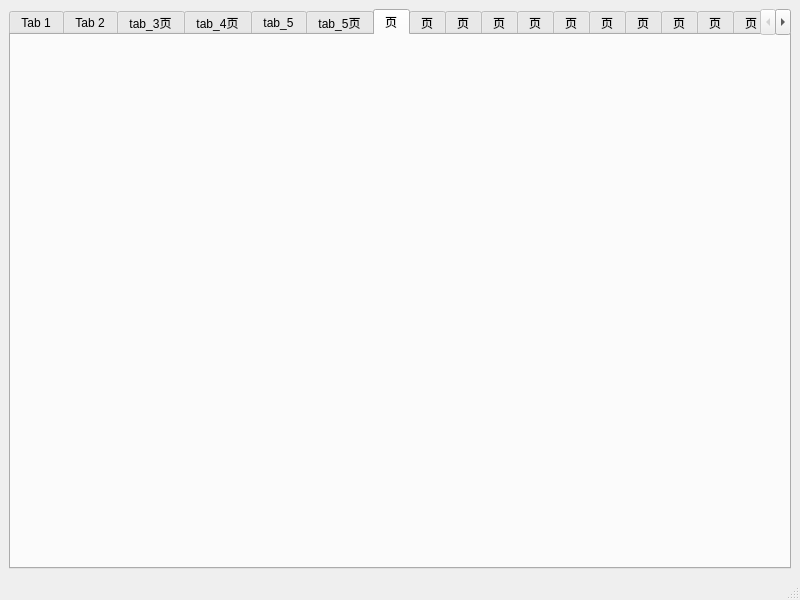
<?xml version="1.0" encoding="UTF-8"?>
<ui version="4.0">
 <class>MainWindow1</class>
 <widget class="QMainWindow" name="MainWindow1">
  <property name="geometry">
   <rect>
    <x>0</x>
    <y>0</y>
    <width>800</width>
    <height>600</height>
   </rect>
  </property>
  <property name="windowTitle">
   <string>MainWindow</string>
  </property>
  <widget class="QWidget" name="centralwidget">
   <layout class="QHBoxLayout" name="horizontalLayout">
    <item>
     <widget class="QTabWidget" name="tabWidget">
      <property name="styleSheet">
       <string notr="true"/>
      </property>
      <property name="currentIndex">
       <number>6</number>
      </property>
      <widget class="QWidget" name="tab">
       <attribute name="title">
        <string>Tab 1</string>
       </attribute>
       <widget class="QFrame" name="frame">
        <property name="geometry">
         <rect>
          <x>190</x>
          <y>150</y>
          <width>290</width>
          <height>60</height>
         </rect>
        </property>
        <property name="styleSheet">
         <string notr="true">background-color: rgb(255, 85, 0);</string>
        </property>
        <property name="frameShadow">
         <enum>QFrame::Plain</enum>
        </property>
        <property name="lineWidth">
         <number>0</number>
        </property>
        <layout class="QHBoxLayout" name="horizontalLayout_2">
         <property name="spacing">
          <number>0</number>
         </property>
         <property name="leftMargin">
          <number>0</number>
         </property>
         <property name="topMargin">
          <number>0</number>
         </property>
         <property name="rightMargin">
          <number>0</number>
         </property>
         <property name="bottomMargin">
          <number>0</number>
         </property>
         <item>
          <widget class="QPushButton" name="pushButton">
           <property name="minimumSize">
            <size>
             <width>100</width>
             <height>60</height>
            </size>
           </property>
           <property name="text">
            <string>PushButton</string>
           </property>
          </widget>
         </item>
         <item>
          <widget class="QPushButton" name="pushButton_2">
           <property name="text">
            <string>PushButton</string>
           </property>
          </widget>
         </item>
         <item>
          <widget class="QPushButton" name="pushButton_3">
           <property name="text">
            <string>PushButton</string>
           </property>
          </widget>
         </item>
        </layout>
       </widget>
      </widget>
      <widget class="QWidget" name="tab_2">
       <attribute name="title">
        <string>Tab 2</string>
       </attribute>
      </widget>
      <widget class="QWidget" name="tab_3">
       <attribute name="title">
        <string>tab_3页</string>
       </attribute>
      </widget>
      <widget class="QWidget" name="tab_4">
       <attribute name="title">
        <string>tab_4页</string>
       </attribute>
      </widget>
      <widget class="QWidget" name="tab_5">
       <attribute name="title">
        <string>tab_5</string>
       </attribute>
      </widget>
      <widget class="QWidget" name="tab_6">
       <attribute name="title">
        <string>tab_5页</string>
       </attribute>
      </widget>
      <widget class="QWidget" name="tab_7">
       <attribute name="title">
        <string>页</string>
       </attribute>
      </widget>
      <widget class="QWidget" name="tab_8">
       <attribute name="title">
        <string>页</string>
       </attribute>
      </widget>
      <widget class="QWidget" name="tab_9">
       <attribute name="title">
        <string>页</string>
       </attribute>
      </widget>
      <widget class="QWidget" name="tab_10">
       <attribute name="title">
        <string>页</string>
       </attribute>
      </widget>
      <widget class="QWidget" name="tab_11">
       <attribute name="title">
        <string>页</string>
       </attribute>
      </widget>
      <widget class="QWidget" name="tab_12">
       <attribute name="title">
        <string>页</string>
       </attribute>
      </widget>
      <widget class="QWidget" name="tab_13">
       <attribute name="title">
        <string>页</string>
       </attribute>
      </widget>
      <widget class="QWidget" name="tab_14">
       <attribute name="title">
        <string>页</string>
       </attribute>
      </widget>
      <widget class="QWidget" name="tab_15">
       <attribute name="title">
        <string>页</string>
       </attribute>
      </widget>
      <widget class="QWidget" name="tab_16">
       <attribute name="title">
        <string>页</string>
       </attribute>
      </widget>
      <widget class="QWidget" name="tab_17">
       <attribute name="title">
        <string>页</string>
       </attribute>
      </widget>
      <widget class="QWidget" name="tab_18">
       <attribute name="title">
        <string>页</string>
       </attribute>
      </widget>
     </widget>
    </item>
   </layout>
  </widget>
  <widget class="QMenuBar" name="menubar">
   <property name="geometry">
    <rect>
     <x>0</x>
     <y>0</y>
     <width>800</width>
     <height>22</height>
    </rect>
   </property>
  </widget>
  <widget class="QStatusBar" name="statusbar"/>
 </widget>
 <resources/>
 <connections/>
</ui>
